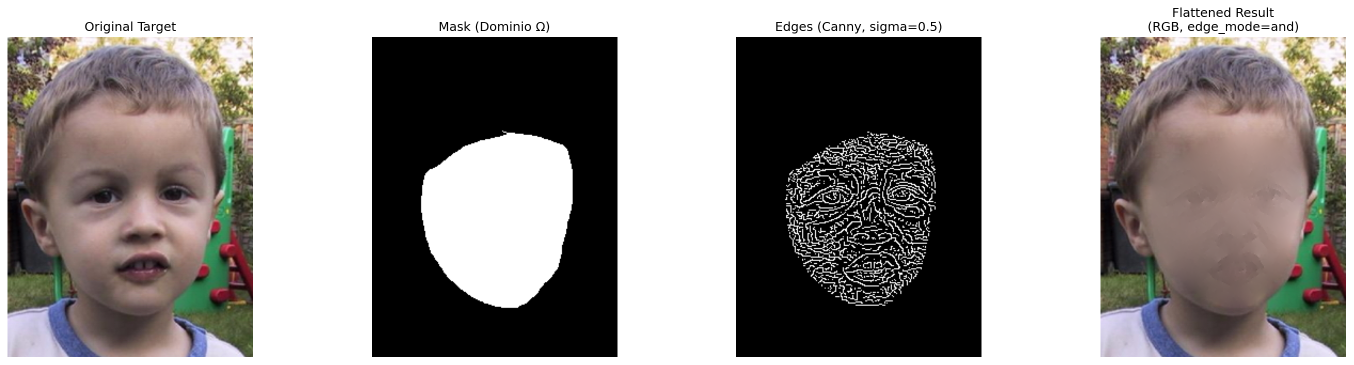
#> input picture flattening_result.png, 2707 x 729 px (shown at 1/2 size)
$ python texture_flattening.py flattening_result.png flattening_result.png
#> lines starting #> are read from the running program, lines starting #| are printed output that depends on the picture; after the words box and inside, x2 and y2 are one past the last pixel; in counts of white or black regions, pixels touching at a corner belong together
### utils.py
"""
Utility functions per Poisson Image Editing.

Funzioni di I/O immagini, conversione colore, calcolo gradienti/Laplaciani,
e processamento maschere.

Riferimento: Pérez, Gangnet, Blake - "Poisson Image Editing" (SIGGRAPH 2003)
"""

import numpy as np
from PIL import Image


# ============================================================================
# IMAGE I/O
# ============================================================================

def read_image(file_path, gray=False):
    """Legge immagine da file e normalizza [0, 1]."""
#> called with file_path = 'flattening_result.png', gray = False
    img = Image.open(file_path).convert('RGB')
    if gray:
        img = img.convert('L')
    img = np.array(img)
    return img.astype(np.float64) / 255.0


# ============================================================================
# COLOR SPACE CONVERSION
# ============================================================================

# [98 lines left out: functions rgb_to_lab, lab_to_rgb, rgb2gray, build_gray_rgb, compute_laplacian, compute_mixed_laplacian, not called in this run]


# ============================================================================
# MASK PROCESSING
# ============================================================================

def process_mask(mask):
    """Divide maschera in inner (interior) e boundary."""
    from scipy.ndimage import binary_erosion
    # Convert mask to boolean for erosion
    mask_bool = mask.astype(bool)
    # Inner region: eroded mask (pixels whose 4-neighborhood is fully inside mask)
    inner = binary_erosion(mask_bool).astype(mask.dtype)
    # Boundary: mask pixels that are not in inner
    boundary = mask - inner
    return inner, boundary

def get_pixel_ids(img_shape):
    """Mappa pixel 2D a indici lineari."""
    if isinstance(img_shape, np.ndarray):
        img_shape = img_shape.shape
    return np.arange(img_shape[0] * img_shape[1]).reshape(img_shape)

def get_masked_values(values, mask):
    """Estrae valori dove mask == 1."""
    return values[mask > 0]

# [28 lines left out: function shift_image, not called in this run]

### solver.py
"""
DISCRETE POISSON SOLVER (Sezione 2)
====================================

Solutore dell'equazione di Poisson discreta per seamless cloning
su immagini a colori, come descritto nel paper:

    Pérez, Gangnet, Blake - "Poisson Image Editing" (SIGGRAPH 2003)

DISCRETIZZAZIONE DELL'EQUAZIONE DI POISSON - IMPLEMENTAZIONE PRATICA
=====================================================================

Eq. (4) del paper - Poisson equation:
    ∆f = div(v)  over Ω
    f|∂Ω = f*|∂Ω
- S, Ω: ora sono insiemi finiti di pixel sulla griglia discreta
- p: pixel in Ω
- N_p: insieme dei 4-connected neighbors di p che sono in S
- <p,q>: coppia di pixel adiacenti
- f_p: valore di f al pixel p
- ∂Ω = {p ∈ S \\ Ω : N_p ∩ Ω ≠ ∅}  (boundary: pixel fuori Ω adiacenti a Ω)

DISCRETIZZAZIONE DELLA VARIATIONAL PROBLEM (Eq. 3):
    min_f ∑_{<p,q> ∩ Ω ≠ ∅} (f_p - f_q - v_pq)²

    con f_p = f*_p per tutti p ∈ ∂Ω

Per ogni pixel interno p:
- Se q è neighbor interno: contribuisce (f_p - f_q - v_pq)²
- Se q è boundary: contribuisce (f_p - f*_q - v_pq)² (f*_q è noto)

EQUAZIONE LINEARE RISULTANTE (Euler-Lagrange discreto):
    |N_p| · f_p - ∑_{q ∈ N_p ∩ Ω} f_q = ∑_{q ∈ N_p} v_pq + ∑_{q ∈ ∂Ω} f*_q

    Questa è la forma discreta dell'equazione di Poisson.

PER IMMAGINI A COLORI (dal paper):
    L'equazione viene risolta indipendentemente per ogni canale colore
    dello spazio scelto (RGB o CIE-Lab). La matrice A è la stessa per
    tutti i canali; solo il vettore b cambia per canale.
"""

import numpy as np
from scipy import sparse
import scipy.sparse.linalg

try:
    import pyamg
    HAS_PYAMG = True
except ImportError:
    HAS_PYAMG = False

from utils import (
    read_image, rgb_to_lab, lab_to_rgb,
    compute_laplacian, compute_mixed_laplacian,
    process_mask, get_pixel_ids, get_masked_values,
    shift_image,
)


class PoissonInterpolationSolver:
    """
    Solutore dell'equazione di Poisson discreta (Section 2) per immagini a colori.

    Risolve tre equazioni di Poisson indipendenti (una per canale):
        ∆f_c = div(v_c)  over Ω,  c ∈ {R,G,B}  (o L,a,b in CIE-Lab)
        f_c|∂Ω = f*_c|∂Ω

    La matrice A del sistema lineare è condivisa tra i tre canali;
    solo il termine noto b cambia per ogni canale.
    """

    def __init__(self, source_path, target_path, mask_path,
                 solver='spsolve', color_space='RGB', mixed=False,
                 mask_source=None, mask_target=None):
        """
        Inizializza il solutore caricando immagini da file.

        Args:
            source_path:  percorso immagine sorgente (guidance)
            target_path:  percorso immagine target (boundary values)
            mask_path:    percorso maschera (dominio Ω)
            solver:       'spsolve' (scipy LU) o 'multigrid' (pyamg)
            color_space:  'RGB' (default) o 'Lab' (CIE-Lab)
            mixed:       True to use mixed gradient (v_mixed) instead of simple Laplacian.
            mask_source:  percorso o array maschera sorgente per allineamento
            mask_target:  percorso o array maschera target per allineamento
        """
        self.use_mixed = mixed
        self.color_space = color_space.upper()

        # Carica immagini RGB [0,1] oppure usa direttamente array NumPy
        print(f"Caricamento immagini...")
        if isinstance(source_path, np.ndarray):
            source_rgb = source_path
        else:
            source_rgb = read_image(source_path)

        if isinstance(target_path, np.ndarray):
            target_rgb = target_path
        else:
            target_rgb = read_image(target_path)

        if isinstance(mask_path, np.ndarray):
            mask_gray = mask_path
        else:
            mask_gray = read_image(mask_path, gray=True)
#> call 3 of read_image, with file_path = 'flattening_result.png', gray = True
#> in read_image (call 3), `img = img.convert('L')`:
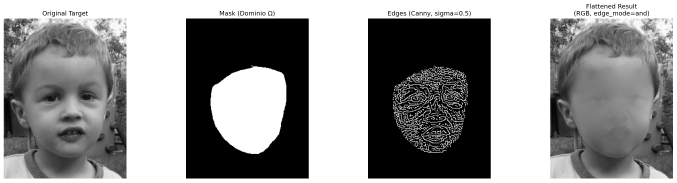
#> img: PIL image 2707x729 L (shown at 1/4 size); min 0, max 255, mean 143

        # Check if two masks are provided
        if mask_source is not None and mask_target is not None:
            if isinstance(mask_source, np.ndarray):
                m_src = mask_source
            else:
                m_src = read_image(mask_source, gray=True)

            if isinstance(mask_target, np.ndarray):
                m_tgt = mask_target
            else:
                m_tgt = read_image(mask_target, gray=True)

            pos_src = np.argwhere(m_src > 0.5)
            pos_tgt = np.argwhere(m_tgt > 0.5)

            if len(pos_src) > 0 and len(pos_tgt) > 0:
                cy_src, cx_src = np.mean(pos_src, axis=0)
                cy_tgt, cx_tgt = np.mean(pos_tgt, axis=0)
                dy = int(round(cy_tgt - cy_src))
                dx = int(round(cx_tgt - cx_src))

                source_rgb = shift_image(source_rgb, dy, dx)
                mask_gray = m_tgt
                print(f"  [PoissonInterpolationSolver] Centroids aligned: shift dy={dy}, dx={dx}")
            else:
                print("  [PoissonInterpolationSolver] Warning: one of the masks is empty, alignment skipped.")

        print(f"  Source:  {getattr(source_path, 'shape', source_rgb.shape)} {source_rgb.shape}")
#|   Source:  (729, 2707, 3) (729, 2707, 3)
        print(f"  Target:  {getattr(target_path, 'shape', target_rgb.shape)} {target_rgb.shape}")
#|   Target:  (729, 2707, 3) (729, 2707, 3)
        print(f"  Mask:    {getattr(mask_path, 'shape', mask_gray.shape)}   {mask_gray.shape}")
#|   Mask:    (729, 2707)   (729, 2707)
        print(f"  Spazio colore: {self.color_space}")

        # Converti nello spazio colore scelto
        if self.color_space == 'LAB':
            self.source = rgb_to_lab(source_rgb)   # (H, W, 3)
            self.target = rgb_to_lab(target_rgb)   # (H, W, 3)
        else:  # RGB
            self.source = source_rgb               # (H, W, 3)
            self.target = target_rgb               # (H, W, 3)

        # Threshold e process mask (sempre in grigio)
        self.mask = (mask_gray > 0.5).astype(np.float64)
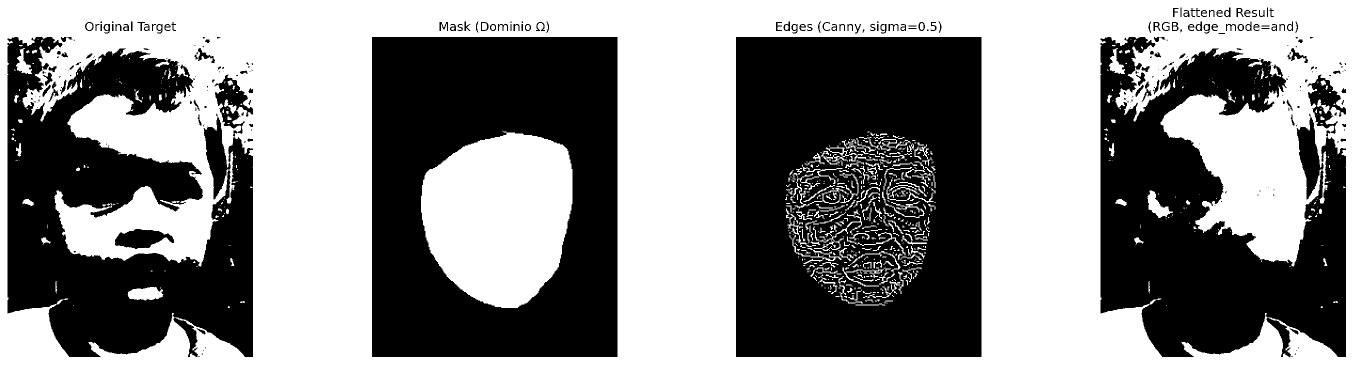
#> self.mask: shape (729, 2707) float64 (shown at 1/2 size); values 0 (black) and 1 (white), 53.4% white; 276 black regions (132 under 20 px), largest, box (x1, y1, x2, y2) and area: (1472, 74, 1963, 714) 293036, (744, 74, 1235, 714) 231465, (2201, 74, 2692, 714) 190160
        self.inner_mask, self.boundary_mask = process_mask(self.mask)
#> (the rest of the program and of its run is left out)
